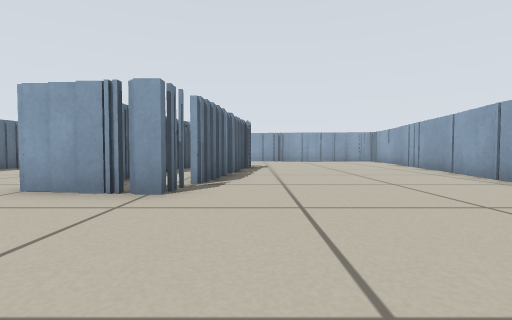
[1] (above)

21 first-person views from a walk through a robot-simulator world made for Stage. The camera is 0.31 m above the floor, tilts 2° down and sees 85° across. Floor lines are 1 m apart. The floor is counted in squares, 0.5 m on a side. Each view is taken from the middle of a square. On the plan, view 1 faces up. The plan holds only what a view shows up to about 9 squares ahead; the rest is blank. The robots in the file are not drawn.

[2]
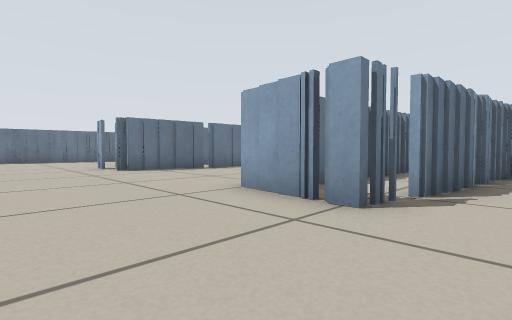

[3]
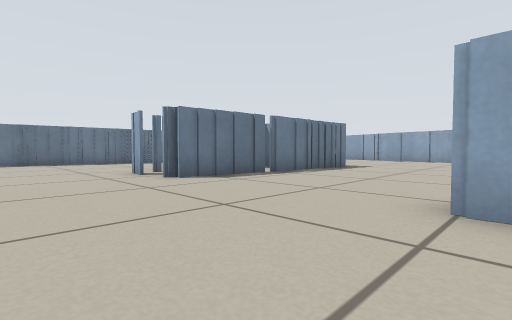

[4]
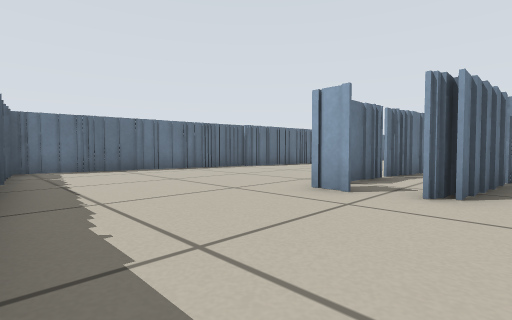

[5]
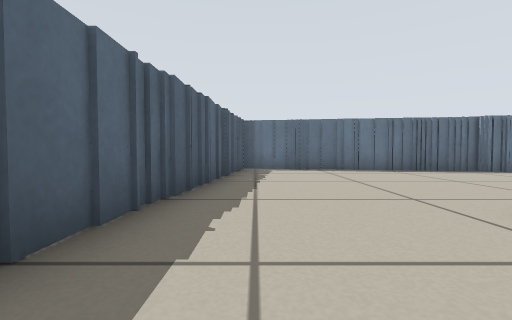

[6]
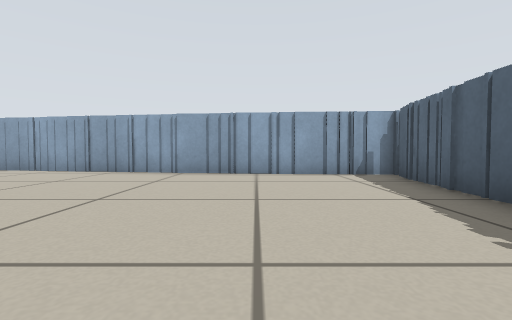

[7]
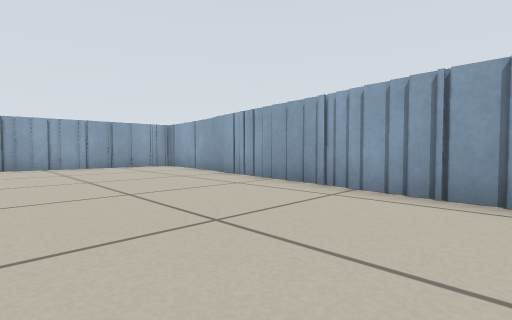

[8]
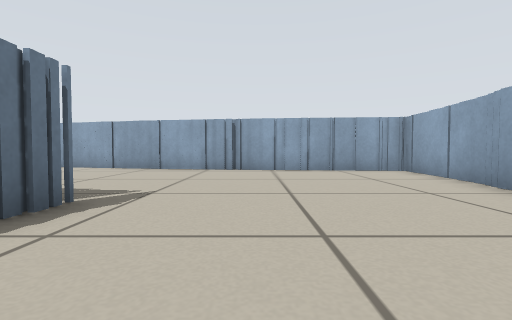

[9]
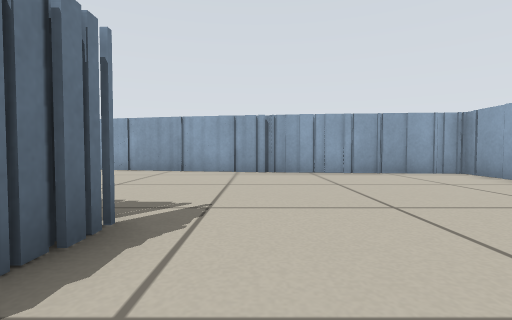

[10]
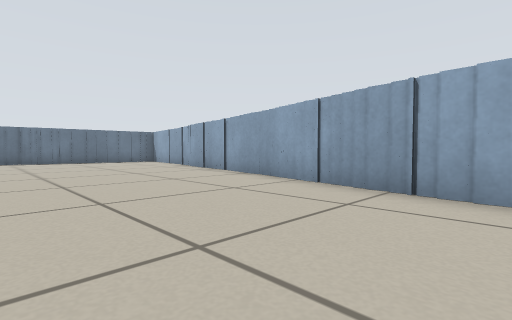

[11]
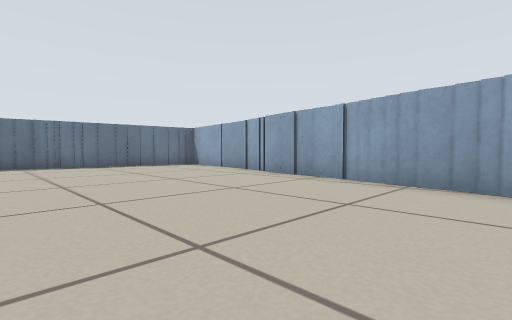

[12]
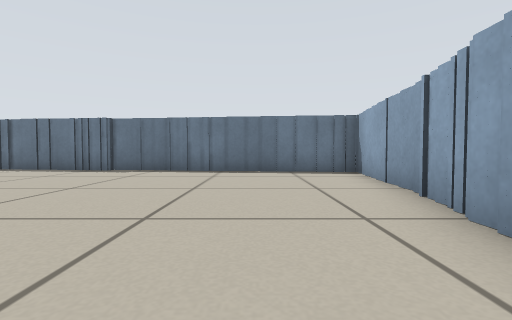

[13]
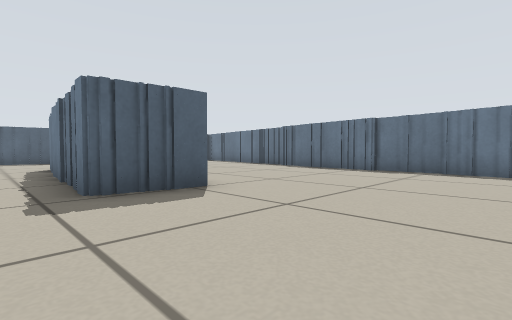

[14]
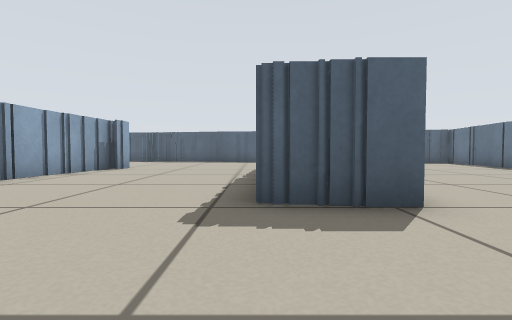

[15]
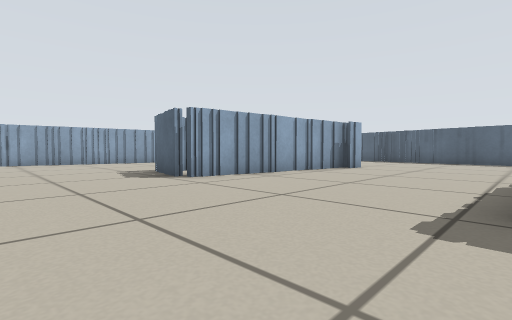

[16]
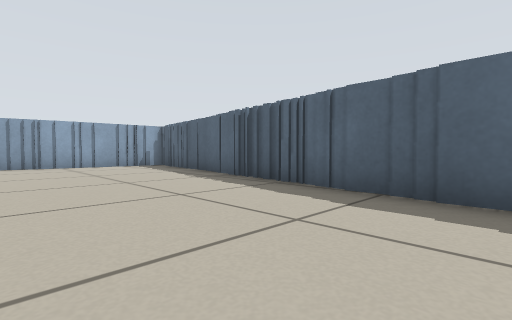

[17]
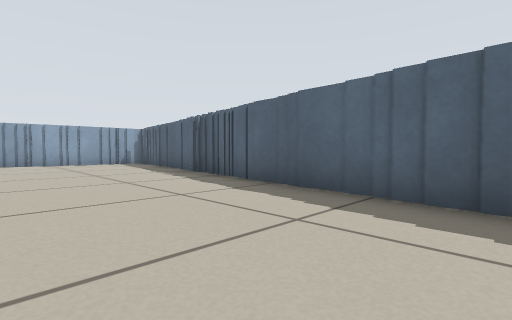

[18]
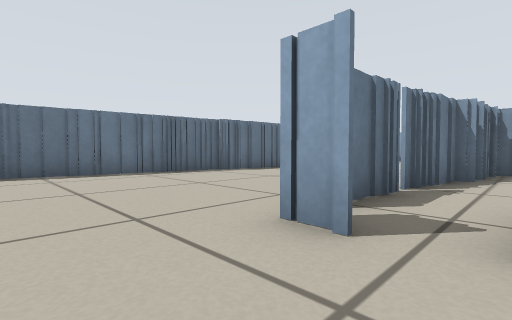

[19]
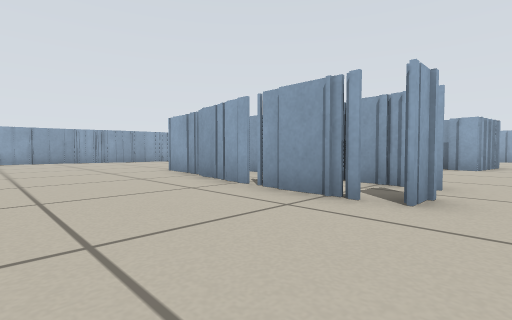

[20]
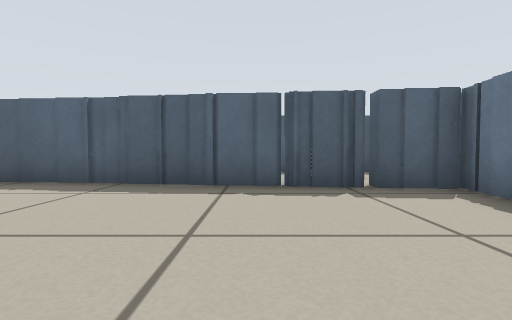

[21]
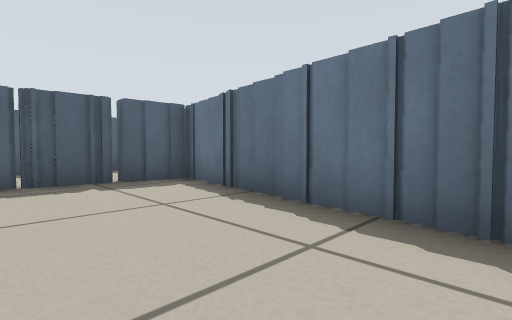

### Floor plan
Points are (right, up) in squares from view 1. A wall is a line through its corners. A room is listed if a view was taken in it or the views show most of it. See-through windows are left out.
Room 1 (views 1, 2, 3, 4, 5, 6, 7, 8, 9, 10, 11, 12, 13, 14, 15, 16, 17, 18, 19, 20, 21)
walls: (-2.8, 6.5) (-2.8, 9.2); (-2.6, 9.2) (-2.6, 10.6); (-8.4, 8) (-8.4, 6.9); (-8.4, 6.8) (-8.4, 6.2); (-3, 5) (-3, 6.6); (-8.6, 6.4) (-8.6, 4.1); (-2.1, 10.8) (-1.6, 10.8); (-0.9, 7.4) (-0.9, 5); (-1.6, 10.5) (-0.2, 10.5) (-0.2, 9.1); (-8.5, 10.8) (-8.1, 10.8) (-8.1, 7.9); (-0.6, 9) (-0.6, 7.2); (-2.5, 4.1) (-3.6, 4.1) (-3.6, 5); (-8.8, 4.6) (-8.8, 4.1) (-9, 4.1); (-1.2, 4.6) (-1.2, 3.9) (-2.6, 3.9); (-9.9, 9.6) (-9.9, 11) (-8.1, 11); (-10.2, 8) (-10.2, 8.6); (-10.4, 7) (-10.4, 8); (-9.9, 3.9) (-10.6, 3.9); (-10.6, 4.5) (-10.6, 6.5); (-3.9, 16.9) (-4.4, 16.9); (-5.6, -1) (-4.2, -1); (-2.4, 16.7) (-3.9, 16.7); (-4.2, 17.1) (-5.8, 17.1); (-1.1, 16.3) (-2.1, 16.3); (-7.8, -0.8) (-5.6, -0.8); (-5.6, 17.3) (-6.2, 17.3); (-4.4, -1.3) (-2.9, -1.3); (-8.9, -0.5) (-7.8, -0.5); (-6.2, 17.5) (-7.8, 17.5); (-2.8, -1.5) (-1.8, -1.5); (0.5, 16.1) (-1.2, 16.1); (-7.6, 17.7) (-8.4, 17.7); (-2, -1.7) (-0.6, -1.7); (5.2, 6.4) (5.2, 7.9); (-8.2, 17.9) (-9.9, 17.9); (1.9, 15.9) (0.2, 15.9); (5.5, 7.4) (5.5, 9.1); (-11.5, -0.3) (-9, -0.3); (5, 4.4) (5, 6.5); (5.7, 9.1) (5.7, 10.4); (4.8, 3.5) (4.8, 4.6); (-0.6, -1.9) (1.1, -1.9); (2.8, 15.7) (1.8, 15.7); (-15.8, 9.9) (-15.8, 8.5); (-12.4, -0.1) (-11.5, -0.1); (-16, 8.6) (-16, 7.4); (-16.2, 7.6) (-16.2, 7); (-9.9, 18.1) (-10.8, 18.1); (6, 10.4) (6, 11.8); (-16.4, 7.4) (-16.4, 5.6); (4.6, 1.5) (4.6, 3.6); (4.4, 1.1) (4.4, 1.8); (1.1, -2.1) (2.9, -2.1); (-10.6, 18.4) (-12.4, 18.4); (6.2, 11.8) (6.2, 13.4); (-16.7, 6.2) (-16.7, 3.5); (-15.6, 14) (-15.6, 9.8); (-14.5, 0.1) (-12.2, 0.1); (6.4, 13.4) (6.4, 15.3) (5.6, 15.3); (-16.9, 3.6) (-16.9, 2.1); (2.8, -2.3) (3.6, -2.3); (-15.4, 16.2) (-15.4, 13.8); (-15.1, 16.6) (-15.1, 16.1); (6, 15.5) (2.1, 15.5); (-15.9, 0.3) (-14, 0.3); (-17.2, 2.4) (-17.2, 0.5) (-16.4, 0.5); (-13.4, 18.8) (-14.9, 18.8) (-14.9, 16.5); (-16.5, 0.3) (-16, 0.3); (4.2, -2.5) (4.2, 1.1)
ways out: gap at (-1, 5) to room 2; gap at (-1, 7) to room 2; gap at (-16, 0)
Room 2 (no view inside)
walls: (-2.8, 6.2) (-2.8, 5.4); (-2.5, 9.4) (-2.5, 8.1)
ways out: gap at (-1, 5) to room 1; gap at (-1, 7) to room 1

Positions as (right, up) in squares from view 1, and headings:
1: (0, 0), facing up
2: (0, 1), facing up-left
3: (-3, 1), facing up-left
4: (-8, 0), facing up-left
5: (-8, 1), facing left
6: (-3, 1), facing right
7: (1, 5), facing up-right
8: (2, 7), facing up
9: (1, 8), facing up
10: (0, 12), facing up-left
11: (-4, 12), facing up-left
12: (-7, 16), facing left
13: (-7, 15), facing down-left
14: (-8, 14), facing down
15: (-8, 14), facing down-right
16: (-7, 3), facing down-right
17: (-9, 3), facing down-right
18: (-9, 2), facing up-left
19: (-14, 3), facing up-right
20: (-14, 5), facing down
21: (-14, 6), facing down-left
